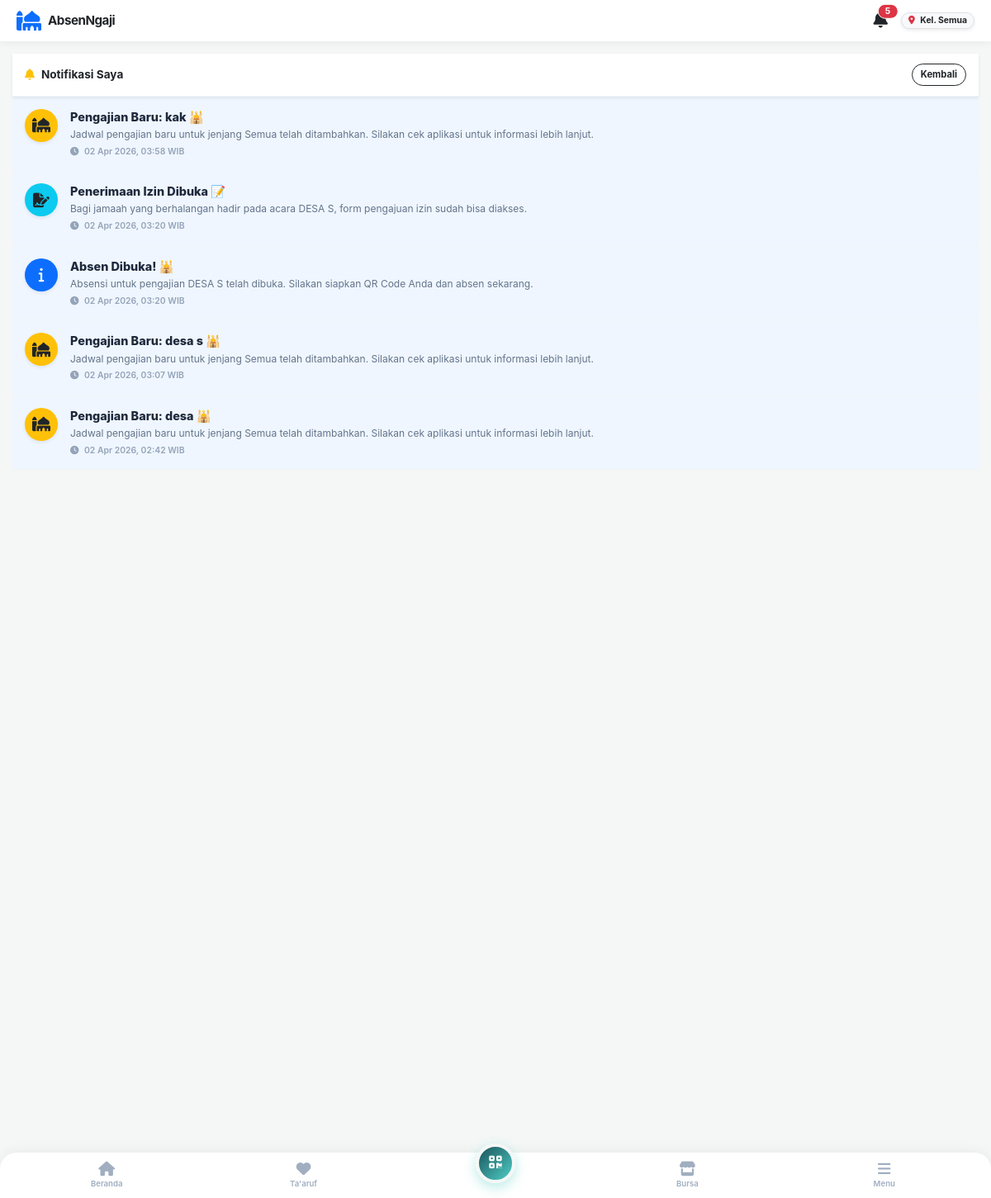
The app's page /aplikasi_absensi/notifikasi.php (signed in) with its own data.
### tables this page shows
CREATE TABLE `biodata_jamaah` (
  `id_biodata` int(11) NOT NULL,
  `id_user` int(11) DEFAULT NULL,
  `jenjang` enum('Umum','Muda/i','Remaja','Pra Remaja','Caberawit') NOT NULL,
  `nama_lengkap` varchar(150) NOT NULL,
  `nama_panggilan` varchar(50) DEFAULT NULL,
  `jenis_kelamin` enum('L','P') DEFAULT NULL,
  `status_pernikahan` enum('Belum Menikah','Menikah','Pernah Menikah') DEFAULT NULL,
  `is_siap_nikah` tinyint(1) DEFAULT 0,
  `target_menikah` varchar(50) DEFAULT NULL,
  `kriteria_idaman` text DEFAULT NULL,
  `id_kepala_keluarga` int(11) DEFAULT NULL,
  `status_keluarga` enum('Kepala Keluarga','Istri','Anak','Lainnya') DEFAULT NULL,
  `no_hp` varchar(20) DEFAULT NULL,
  `alamat_asal` text DEFAULT NULL,
  `foto` varchar(255) DEFAULT NULL,
  `tempat_lahir` varchar(100) DEFAULT NULL,
  `tanggal_lahir` date DEFAULT NULL,
  `alamat_surabaya` text DEFAULT NULL,
  `nama_ortu` varchar(150) DEFAULT NULL,
  `hp_ortu` varchar(20) DEFAULT NULL,
  `status_ortu` enum('Jamaah','Belum') DEFAULT NULL,
  `tempat_sambung_ortu` varchar(150) DEFAULT NULL,
  `darurat_nama` varchar(150) DEFAULT NULL,
  `darurat_hubungan` varchar(50) DEFAULT NULL,
  `darurat_hp` varchar(20) DEFAULT NULL,
  `status_mubaligh` enum('MT','Non MT') DEFAULT NULL,
  `kegiatan_surabaya` enum('Bekerja','Kuliah','Lainnya') DEFAULT NULL,
  `tempat_kerja` varchar(150) DEFAULT NULL,
  `alamat_kerja` text DEFAULT NULL,
  `universitas` varchar(150) DEFAULT NULL,
  `jurusan` varchar(100) DEFAULT NULL,
  `angkatan` varchar(10) DEFAULT NULL,
  `hobi` varchar(255) DEFAULT NULL,
  `created_at` timestamp NOT NULL DEFAULT current_timestamp()
);

CREATE TABLE `users` (
  `id_user` int(11) NOT NULL,
  `username` varchar(50) NOT NULL,
  `password` varchar(255) DEFAULT NULL,
  `nama_lengkap` varchar(100) NOT NULL,
  `jabatan` varchar(50) DEFAULT NULL,
  `level` varchar(50) DEFAULT 'karyawan',
  `created_at` timestamp NOT NULL DEFAULT current_timestamp(),
  `kelompok` enum('Semampir','Keputih','Praja','Semua') DEFAULT 'Semua',
  `tgl_buat_akun` datetime NOT NULL DEFAULT current_timestamp(),
  `tgl_daftar` datetime DEFAULT current_timestamp()
);

CREATE TABLE `notifikasi` (
  `id_notif` int(11) NOT NULL,
  `id_user` int(11) NOT NULL,
  `judul` varchar(100) DEFAULT NULL,
  `pesan` text DEFAULT NULL,
  `link` varchar(255) DEFAULT NULL,
  `is_read` tinyint(1) DEFAULT 0,
  `created_at` timestamp NOT NULL DEFAULT current_timestamp()
);

### aplikasi_absensi/notifikasi.php (the view, shortened to what this page needs)
<?php
include 'koneksi.php';
$id_user = $_SESSION['id_user'];
mysqli_query($conn, "UPDATE notifikasi SET is_read = 1 WHERE id_user = '$id_user'");
$query_daftar_notif = mysqli_query($conn, "SELECT * FROM notifikasi WHERE id_user = '$id_user' ORDER BY id_notif DESC LIMIT 50");
?>
<!DOCTYPE html>
<html lang="id">
<head>
    <link href="https://cdn.jsdelivr.net/npm/bootstrap@5.3.0/dist/css/bootstrap.min.css" rel="stylesheet">
    <link rel="stylesheet" href="https://cdnjs.cloudflare.com/ajax/libs/font-awesome/6.4.0/css/all.min.css">
    <link rel="stylesheet" href="style_mobile.css">
</head>
<body>
<?php include 'sidebar.php'; ?>
<div class="main-content">
    <div class="header-title shadow-sm d-flex justify-content-between align-items-center">
        <div>
            <h6 class="fw-bold mb-0 text-dark"><i class="fa fa-bell text-warning me-2"></i>Notifikasi Saya</h6>
        </div>
        <a href="dashboard.php" class="btn btn-sm btn-outline-dark rounded-pill px-3 fw-bold">Kembali</a>
    </div>
    <div>
        <?php if(mysqli_num_rows($query_daftar_notif) == 0): ?>
            <div class="text-center py-5 mt-5">
                <i class="fa fa-bell-slash fa-4x text-muted opacity-25 mb-3"></i>
                <h6 class="fw-bold text-muted">Belum ada pemberitahuan.</h6>
                <p class="small text-muted">Notifikasi sistem akan muncul di sini.</p>
            </div>
        <?php else: ?>
            <?php while($n = mysqli_fetch_assoc($query_daftar_notif)):
                $bg_icon = 'bg-primary text-white'; $fa_icon = 'fa-info';
                $judul = strtolower($n['judul'] ?? '');
                if(strpos($judul, 'izin') !== false) { $bg_icon = 'bg-info text-dark'; $fa_icon = 'fa-file-signature'; }
                if(strpos($judul, 'pengajian') !== false) { $bg_icon = 'bg-warning text-dark'; $fa_icon = 'fa-mosque'; }
                $waktu_tampil = (!empty($n['created_at'])) ? date('d M Y, H:i', strtotime($n['created_at'])) . ' WIB' : 'Baru saja';
            ?>
                <a href="<?= htmlspecialchars($n['link'] ?? '#'); ?>" class="notif-card <?= (isset($n['is_read']) && $n['is_read'] == 0) ? 'unread' : ''; ?>">
                    <div class="n-icon <?= $bg_icon; ?> shadow-sm"><i class="fa <?= $fa_icon; ?>"></i></div>
                    <div class="n-content">
                        <div class="n-title"><?= htmlspecialchars($n['judul'] ?? 'Pemberitahuan'); ?></div>
                        <div class="n-desc"><?= htmlspecialchars($n['pesan'] ?? ''); ?></div>
                        <div class="n-time"><i class="fa fa-clock me-1"></i> <?= $waktu_tampil; ?></div>
                    </div>
                </a>
            <?php endwhile; ?>
        <?php endif; ?>
    </div>
</div>
</body>
</html>

### aplikasi_absensi/sidebar.php (shortened to what this page needs)
<?php
$current_page = basename($_SERVER['PHP_SELF']);
$lvl_sidebar = isset($_SESSION['level']) ? $_SESSION['level'] : 'karyawan';
$id_user_sidebar = isset($_SESSION['id_user']) ? $_SESSION['id_user'] : 0;
$q_utama = mysqli_query($conn, "
    SELECT u.level, u.kelompok, b.jenjang, b.status_pernikahan, b.foto, b.tempat_lahir, b.no_hp, b.alamat_surabaya
    FROM users u
    LEFT JOIN biodata_jamaah b ON u.id_user = b.id_user
    WHERE u.id_user = '$id_user_sidebar'
");
$d_utama = mysqli_fetch_assoc($q_utama);
$jml_notif = 0;
if(isset($conn)) {
    $q_notif = mysqli_query($conn, "SELECT COUNT(*) as total FROM notifikasi WHERE id_user = '$id_user_sidebar' AND is_read = 0");
    if($q_notif) {
        $notif_data = mysqli_fetch_assoc($q_notif);
        $jml_notif = $notif_data['total'];
    }
}
$akses_semua_pengurus = ['superadmin', 'admin_desa', 'admin', 'keimaman_desa', 'keimaman', 'ketua_mudai_desa', 'admin_mudai_desa', 'ketua_mudai', 'admin_mudai', 'admin_remaja', 'admin_praremaja', 'admin_caberawit'];
?>
<link rel="stylesheet" href="style_mobile.css">
<div class="app-topbar">
    <div class="d-flex align-items-center">
        <i class="fa fa-mosque fs-4 text-primary me-2"></i>
        <h5 class="fw-bold text-dark mb-0" style="letter-spacing: -0.5px;">AbsenNgaji</h5>
    </div>
    <div class="d-flex align-items-center gap-3">
        <a href="notifikasi.php" class="text-dark text-decoration-none position-relative">
            <i class="fa fa-bell fs-5"></i>
            <?php if($jml_notif > 0): ?>
                <span class="position-absolute top-0 start-100 translate-middle badge rounded-pill bg-danger border border-white" style="font-size: 0.6rem; padding: 3px 5px;">
                    <?= $jml_notif; ?>
                </span>
            <?php endif; ?>
        </a>
        <span class="badge bg-light text-dark border shadow-sm px-3 py-2 rounded-pill">
            <i class="fa fa-map-marker-alt text-danger me-1"></i> Kel. <?= $d_utama['kelompok']; ?>
        </span>
    </div>
</div>
<div class="app-bottom-nav">
    <a href="dashboard.php" class="nav-item <?= ($current_page == 'dashboard.php') ? 'active' : ''; ?>">
        <i class="fa fa-home"></i><span>Beranda</span>
    </a>
    <a href="bursa_taaruf.php" class="nav-item <?= ($current_page == 'bursa_taaruf.php' || $current_page == 'pantau_taaruf.php') ? 'active text-danger' : ''; ?>">
        <i class="fa fa-heart"></i><span>Ta'aruf</span>
    </a>
    <?php if(in_array($lvl_sidebar, $akses_semua_pengurus)): ?>
        <a href="scan.php" class="nav-item nav-fab"><i class="fa fa-qrcode"></i></a>
    <?php else: ?>
        <a href="isi_biodata.php" class="nav-item nav-fab <?= ($current_page == 'isi_biodata.php') ? 'shadow-lg' : ''; ?>">
            <i class="fa fa-user"></i>
        </a>
    <?php endif; ?>
    <a href="bursa_usaha.php" class="nav-item <?= ($current_page == 'bursa_usaha.php') ? 'active' : ''; ?>">
        <i class="fa fa-store"></i><span>Bursa</span>
    </a>
    <a href="#offcanvasMenu" data-bs-toggle="offcanvas" class="nav-item">
        <i class="fa fa-bars"></i><span>Menu</span>
    </a>
</div>

### aplikasi_absensi/style_mobile.css (style rules this page uses)
body { font-size: 0.85rem !important; line-height: 1.4 !important; }
.btn { padding: 6px 12px !important; font-size: 0.8rem !important; }
.btn-sm { padding: 4px 10px !important; font-size: 0.7rem !important; }
.app-bottom-nav { height: 55px !important; }
.nav-item i { font-size: 1.1rem !important; margin-bottom: 2px !important; }
.nav-item span { font-size: 0.6rem !important; }
.nav-fab { width: 48px !important; height: 48px !important; font-size: 1.2rem !important; transform: translateY(-15px) !important; }
h5, .h5 { font-size: 0.95rem !important; }
h6, .h6 { font-size: 0.85rem !important; }
.app-topbar { height: 50px !important; }
body { padding-top: 50px !important; padding-bottom: 65px !important; }
.header-title, .header-taaruf { padding: 12px 15px !important; }
.badge { padding: 3px 8px !important; font-size: 0.65rem !important; }

### aplikasi_absensi/notifikasi.php (style rules this page uses)
body { background: #f8fafc; font-family: 'Inter', sans-serif; }
.main-content { padding: 0 !important; padding-bottom: 90px !important; }
.header-title { background: #fff; padding: 15px 20px; border-bottom: 1px solid #f1f5f9; position: sticky; top: 0; z-index: 1020; }
.notif-card { background: #fff; border-bottom: 1px solid #f1f5f9; padding: 15px; display: flex; gap: 15px; text-decoration: none; color: inherit; transition: 0.2s; }
.notif-card.unread { background: #eff6ff; }
.n-icon { width: 40px; height: 40px; border-radius: 50%; display: flex; justify-content: center; align-items: center; font-size: 1.1rem; flex-shrink: 0; }
.n-content { flex-grow: 1; }
.n-title { font-weight: 800; color: #1e293b; font-size: 0.9rem; margin-bottom: 3px; }
.n-desc { font-size: 0.75rem; color: #64748b; line-height: 1.4; margin-bottom: 5px; }
.n-time { font-size: 0.65rem; color: #94a3b8; font-weight: 600; }

### aplikasi_absensi/sidebar.php (style rules this page uses)
body { background: #f4f7f6; font-family: 'Inter', sans-serif; padding-top: 60px; padding-bottom: 80px; -webkit-tap-highlight-color: transparent; }
.main-content { margin-left: 0 !important; padding: 15px !important; }
.app-topbar { background: #fff; height: 60px; position: fixed; top: 0; left: 0; right: 0; z-index: 1030; display: flex; align-items: center; justify-content: space-between; padding: 0 20px; box-shadow: 0 2px 10px rgba(0,0,0,0.05); }
.app-bottom-nav { background: #fff; height: 65px; position: fixed; bottom: 0; left: 0; right: 0; z-index: 1030; display: flex; justify-content: space-around; align-items: center; box-shadow: 0 -2px 15px rgba(0,0,0,0.05); border-top-left-radius: 20px; border-top-right-radius: 20px; padding: 0 10px; }
.nav-item { display: flex; flex-direction: column; align-items: center; justify-content: center; text-decoration: none; color: #a0aec0; width: 60px; transition: 0.3s; }
.nav-item i { font-size: 1.3rem; margin-bottom: 3px; }
.nav-item span { font-size: 0.65rem; font-weight: 600; }
.nav-fab { background: linear-gradient(135deg, #1a535c, #4ecdc4); width: 55px; height: 55px; border-radius: 50%; display: flex; align-items: center; justify-content: center; color: white !important; font-size: 1.5rem; box-shadow: 0 5px 15px rgba(78, 205, 196, 0.4); transform: translateY(-20px); border: 4px solid #f4f7f6; }

### records on screen
biodata_jamaah: id_user.kelompok "Semua"
notifikasi: judul "Pengajian Baru: kak 🕌", pesan "Jadwal pengajian baru untuk jenjang Semua telah ditambahkan. Silakan cek aplikasi untuk informasi lebih lanjut.", created_at "02 Apr 2026, 03:58 WIB"
notifikasi: judul "Penerimaan Izin Dibuka 📝", pesan "Bagi jamaah yang berhalangan hadir pada acara DESA S, form pengajuan izin sudah bisa diakses.", created_at "02 Apr 2026, 03:20 WIB"
notifikasi: judul "Absen Dibuka! 🕌", pesan "Absensi untuk pengajian DESA S telah dibuka. Silakan siapkan QR Code Anda dan absen sekarang.", created_at "02 Apr 2026, 03:20 WIB"
notifikasi: judul "Pengajian Baru: desa s 🕌", pesan "Jadwal pengajian baru untuk jenjang Semua telah ditambahkan. Silakan cek aplikasi untuk informasi lebih lanjut.", created_at "02 Apr 2026, 03:07 WIB"
notifikasi: judul "Pengajian Baru: desa 🕌", pesan "Jadwal pengajian baru untuk jenjang Semua telah ditambahkan. Silakan cek aplikasi untuk informasi lebih lanjut.", created_at "02 Apr 2026, 02:42 WIB"

### other values on screen
$jml_notif "5"
